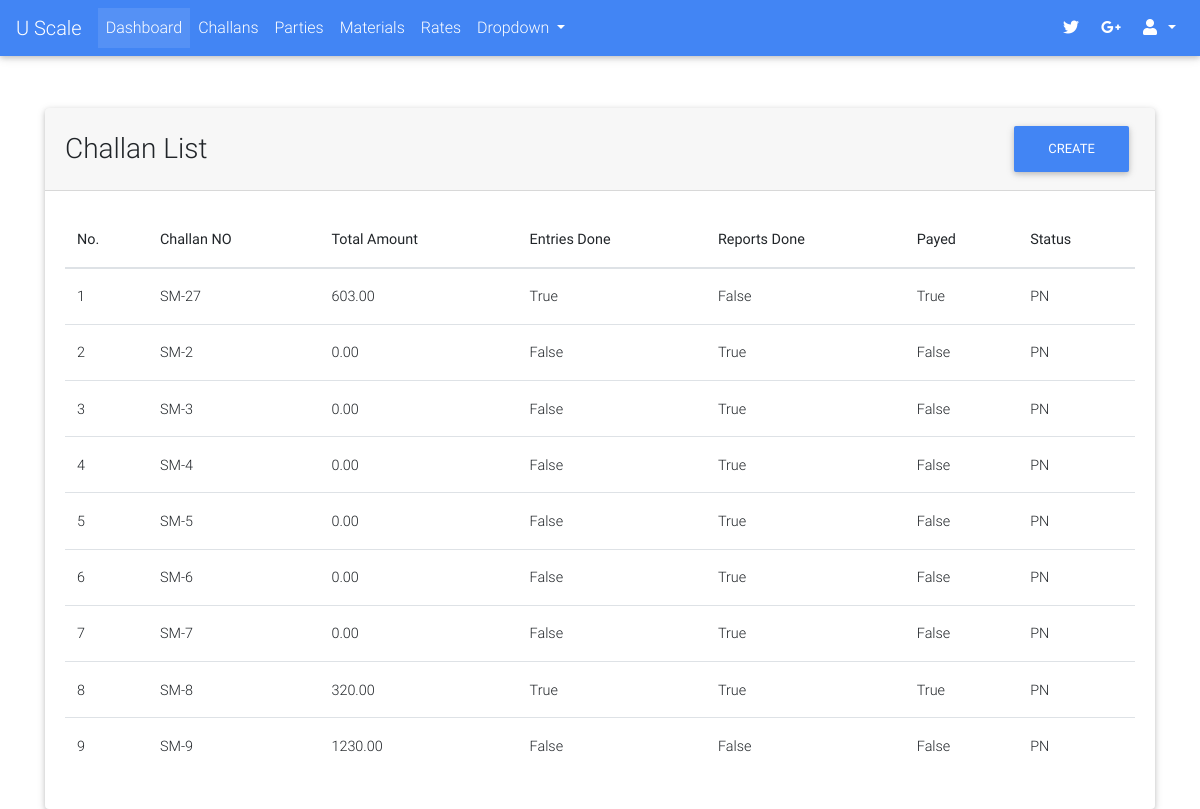
Before: /challans/list/ (signed in) with the older database file.
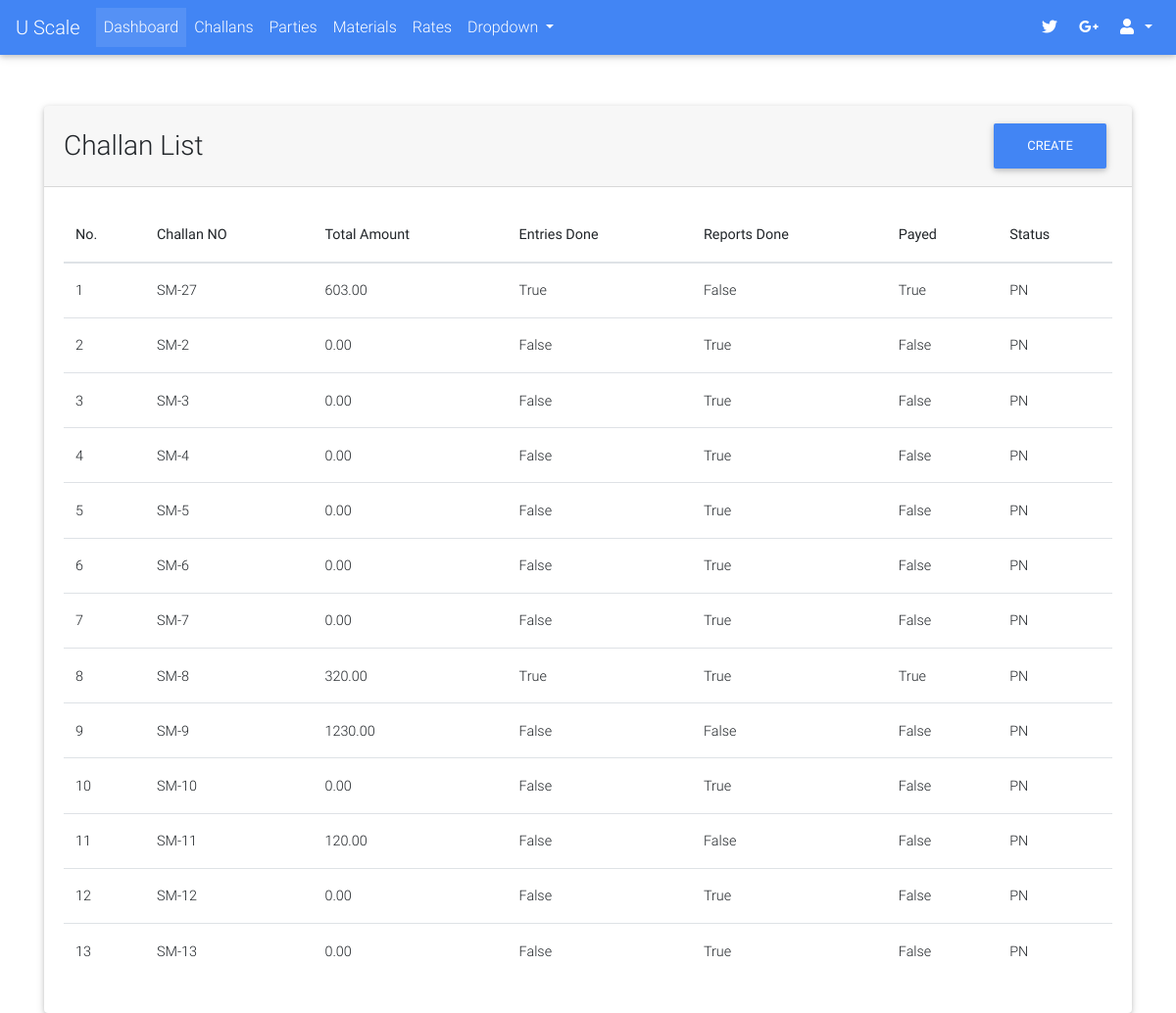
After: the same page with the newer database file.
### challans/models.py (models this page shows, shortened)
class Challan(models.Model):
    STATUS_CHOICES = (("PN", "Pending"), ("DN", "Done"))
    created_by = models.ForeignKey(User, on_delete=models.PROTECT)
    party = models.ForeignKey("parties.Party", on_delete=models.CASCADE)
    challan_no = models.CharField(max_length=32, unique=True, default=challan_no_generator)
    vehicle_details = models.CharField(max_length=128, blank=True, null=True)
    weights_amount = models.DecimalField(max_digits=9, decimal_places=2, default=0.00)
    extra_charges = models.DecimalField(max_digits=9, decimal_places=2, default=0.00)
    total_amount = models.DecimalField(max_digits=9, decimal_places=2, default=0.00)
    image = models.ImageField(upload_to="payments/", blank=True, null=True)
    extra_info = models.TextField(blank=True)
    created_on = models.DateTimeField(auto_now_add=True)
    updated_on = models.DateTimeField(auto_now=True)
    is_entries_done = models.BooleanField(default=False)
    is_reports_done = models.BooleanField(default=False)
    is_payed = models.BooleanField(default=False)
    status = models.CharField(max_length=2, choices=STATUS_CHOICES, default="PN")
    @property
    def get_absolute_url(self):
        return reverse_lazy("challans:detail", kwargs={"challan_no": self.challan_no})

### challans/views.py (the view)
class ChallanListView(LoginRequiredMixin, ListView):
    model = Challan
    template_name = "challans/list.html"
    context_object_name = "challans"
    def get_queryset(self):
        qs = super().get_queryset()
        return qs.filter(Q(status="PN") | Q(created_on__date__gte=datetime.date.today()+datetime.timedelta(days=-30)))

### portal/templates/challans/list.html (shortened to what this page needs)
{% extends "portal/base.html" %}
{% block content %}
    <br><br>
    <div class="container">
        <div class="card">
            <div class="card-header">
                <div class="row">
                    <div class="col-lg-9 m-auto">
                        <h3 class="m-auto">Challan List</h3>
                    </div>
                    <div class="col-lg-3">
                        <a class="float-right" href="{% url "challans:create" %}"><button class="btn btn-primary">Create</button></a>
                    </div>
                </div>
            </div>
            <div class="card-body">
                <table class="table">
            <thead>
                <th>No.</th>
                <th>Challan NO</th>
                <th>Total Amount</th>
                <th>Entries Done</th>
                <th>Reports Done</th>
                <th>Payed</th>
                <th>Status</th>
            </thead>
            <tbody>
                {% for challan in challans %}
                    <tr>
                        <td>{{ forloop.counter }}</td>
                        <td><a href="{{ challan.get_absolute_url }}">{{ challan.challan_no }}</a></td>
                        <td>{{ challan.total_amount }}</td>
                        <td>{{ challan.is_entries_done }}</td>
                        <td>{{ challan.is_reports_done }}</td>
                        <td>{{ challan.is_payed }}</td>
                        <td>{{ challan.status }}</td>
                    </tr>
                {% endfor %}
            </tbody>
        </table>
            </div>
        </div>
    </div>
{% endblock %}

### portal/templates/portal/base.html (shortened to what this page needs)
{% load static %}
<!DOCTYPE html>
<html lang="en">
<head>
    <link rel="stylesheet" href="https://use.fontawesome.com/releases/v5.8.2/css/all.css">
    <link href="{% static "css/bootstrap.min.css" %}" rel="stylesheet">
    <link href="{% static "css/mdb.min.css" %}" rel="stylesheet">
    <link href="{% static "css/style.css" %}" rel="stylesheet">
</head>
<body>
    {% if user.is_authenticated %}
        {% include "portal/header.html" %}
    {% endif %}
    {% block content %}
    {% endblock %}
</body>
</html>

### portal/templates/portal/header.html (shortened to what this page needs)
{% load static  %}
<nav class="mb-1 navbar navbar-expand-lg navbar-dark primary-color">
  <a class="navbar-brand" href="#">U Scale</a>
  <div class="collapse navbar-collapse" id="navbarSupportedContent-333">
    <ul class="navbar-nav mr-auto">
      <li class="nav-item active">
        <a class="nav-link" href="{% url "portal:home" %}">Dashboard
        </a>
      </li>
      <li class="nav-item">
        <a class="nav-link" href="{% url "challans:list" %}">Challans</a>
      </li>
      <li class="nav-item">
        <a class="nav-link" href="{% url "parties:list" %}">Parties</a>
      </li>
      <li class="nav-item">
        <a class="nav-link" href="{% url "materials:list" %}">Materials</a>
      </li>
      <li class="nav-item">
        <a class="nav-link" href="{% url "rates:rates_view" %}">Rates</a>
      </li>
      <li class="nav-item dropdown">
        <a class="nav-link dropdown-toggle" id="navbarDropdownMenuLink-333" data-toggle="dropdown"
          aria-haspopup="true" aria-expanded="false">Dropdown
        </a>
      </li>
    </ul>
    <ul class="navbar-nav ml-auto nav-flex-icons">
      <li class="nav-item">
        <a class="nav-link waves-effect waves-light">
          <i class="fab fa-twitter"></i>
        </a>
      </li>
      <li class="nav-item">
        <a class="nav-link waves-effect waves-light">
          <i class="fab fa-google-plus-g"></i>
        </a>
      </li>
      <li class="nav-item dropdown">
        <a class="nav-link dropdown-toggle" id="navbarDropdownMenuLink-333" data-toggle="dropdown"
          aria-haspopup="true" aria-expanded="false">
          <i class="fas fa-user"></i>
        </a>
      </li>
    </ul>
  </div>
</nav>

Changed rows visible on the page:
added Challan: challan_no "SM-10", total_amount "0.00", is_entries_done "False", is_reports_done "True", is_payed "False", status "PN"
added Challan: challan_no "SM-11", total_amount "120.00", is_entries_done "False", is_reports_done "False", is_payed "False", status "PN"
added Challan: challan_no "SM-12", total_amount "0.00", is_entries_done "False", is_reports_done "True", is_payed "False", status "PN"
added Challan: challan_no "SM-13", total_amount "0.00", is_entries_done "False", is_reports_done "True", is_payed "False", status "PN"
